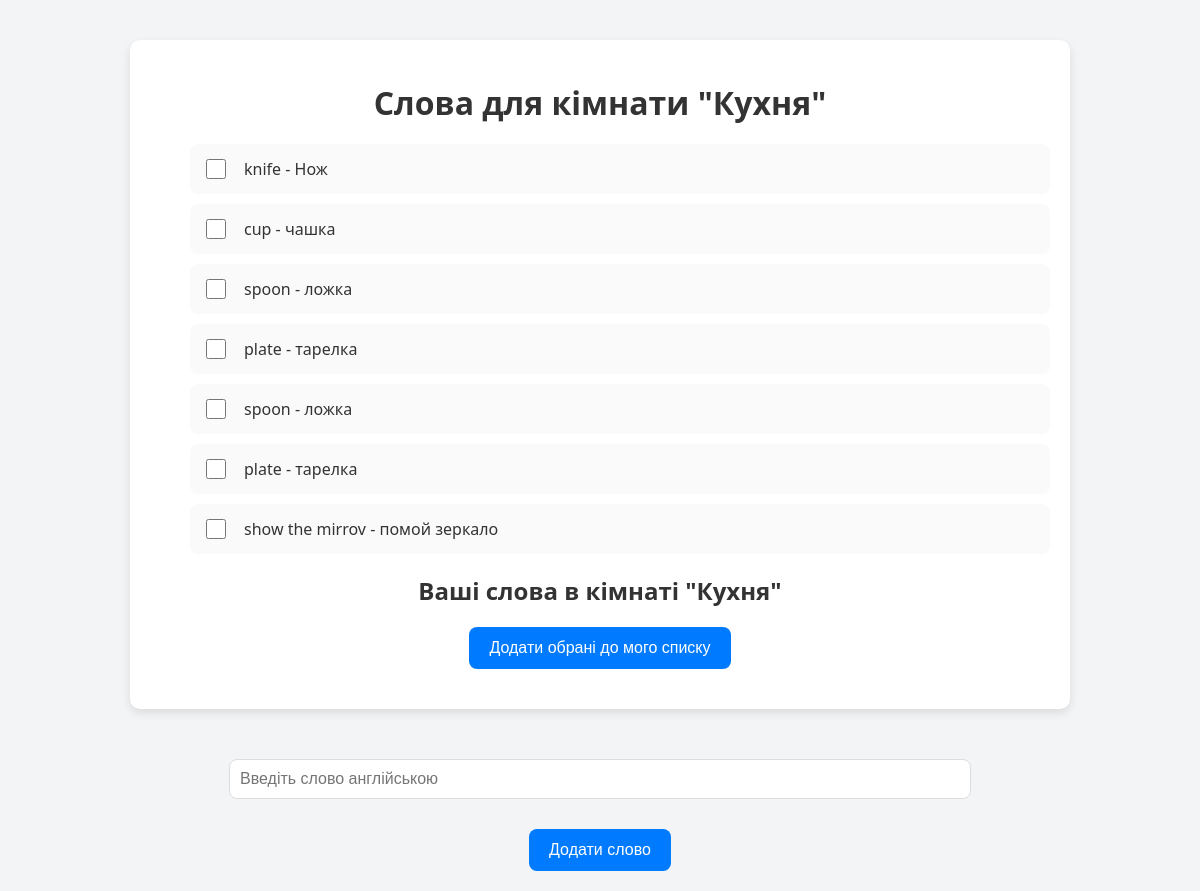
/room/2/ (signed in), run on the app's committed database.
### trainer/models.py (models this page shows, shortened)
class Room(models.Model):
    name = models.CharField(max_length=255)
    user = models.ForeignKey(User, on_delete=models.CASCADE, blank=True, null=True)

class Word(models.Model):
    room = models.ForeignKey(Room, on_delete=models.CASCADE, related_name='words')
    user = models.ForeignKey(User, on_delete=models.CASCADE, null=True, blank=True)
    en = models.CharField(max_length=100)
    ru = models.CharField(max_length=100, blank=True)
    is_admin_word = models.BooleanField(default=True)

### trainer/views.py (the view)
# urls.py: path('room/<int:room_id>/', views.room_words, name='room_words'),
@login_required
def room_words(request, room_id):
    room = get_object_or_404(Room, id=room_id)
    words = Word.objects.filter(room=room, user__isnull = True)
    user_words = Word.objects.filter(room=room, user=request.user)
    return render(request,
                  'room_words.html',
                  {
                      'room': room,
                      'words': words,
                      'user_words': user_words})

### trainer/templates/room_words.html (shortened to what this page needs)
<!DOCTYPE html>
<html lang="uk">
<head>
</head>
<body>
    <div class="container">
        <h1>Слова для кімнати "{{ room.name }}"</h1>
        <form id="wordSelectionForm">
            <ul id="wordList">
                {% for word in words %}
                    <li class="word-item">
                        <label class="word-label">
                            <input class="word-checkbox" type="checkbox" name="selected_words" value="{{ word.id }}">
                            <span class="word-text">{{ word.en }} - {{ word.ru }}</span>
                        </label>
                    </li>
                {% endfor %}
            </ul>
        <h2>Ваші слова в кімнаті "{{ room.name }}"</h2>
            <button type="button" onclick="addSelectedWords()" class="add-btn">Додати обрані до мого списку</button>
        </form>
    </div>
    <div id="addWordForm">
        <input type="text" id="wordEn" placeholder="Введіть слово англійською" required>
        <button class='add-word-btn' onclick="submitNewWord()">Додати слово</button>
    </div>
</body>
</html>

### trainer/templates/room_words.html (style rules this page uses)
body { font-family: 'Segoe UI', Tahoma, Geneva, Verdana, sans-serif; margin: 0; padding: 0; background-color: #f3f4f6; color: #333; }
.container { max-width: 900px; margin: 40px auto; padding: 20px; background-color: #ffffff; border-radius: 10px; box-shadow: 0 4px 10px rgba(0, 0, 0, 0.1); }
h1, h2 { color: #333; text-align: center; margin-bottom: 20px; }
.word-item { display: flex; justify-content: space-between; align-items: center; padding: 12px; border-radius: 8px; background-color: #fafafa; margin-bottom: 10px; transition: background-color 0.3s ease; }
.word-label { display: flex; align-items: center; gap: 15px; cursor: pointer; font-size: 16px; color: #555; }
.word-checkbox { width: 20px; height: 20px; accent-color: #007bff; }
.word-text { color: #333; font-weight: 500; }
.add-word-btn, .add-btn { background-color: #007bff; color: #fff; padding: 12px 20px; border: none; border-radius: 8px; font-size: 16px; cursor: pointer; transition: background-color 0.3s ease; display: block; margin: 20px auto; text-align: center; }
#addWordForm { margin-top: 30px; text-align: center; }
#addWordForm input { padding: 10px; font-size: 16px; margin: 10px; width: 60%; border-radius: 8px; border: 1px solid #ddd; }

### data on the page
Room: name "Кухня"
Word: en "knife", ru "Нож"
Word: en "cup", ru "чашка"
Word: en "spoon", ru "ложка"
Word: en "plate", ru "тарелка"
Word: en "spoon", ru "ложка"
Word: en "plate", ru "тарелка"
Word: en "show the mirrov", ru "помой зеркало"
